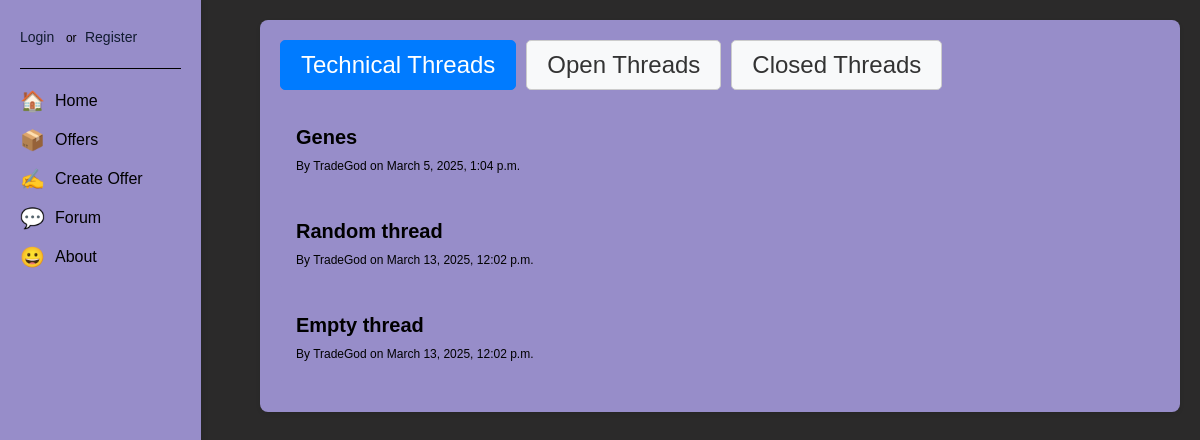
/forum/, run on an earlier commit of the app's database.
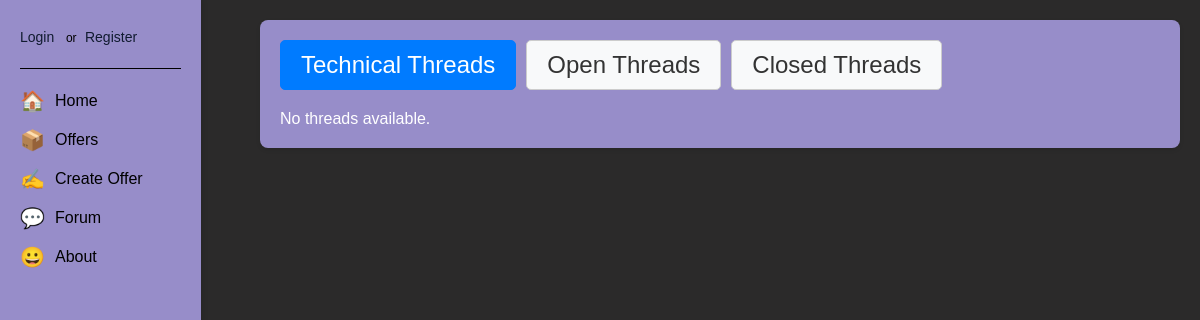
And on a later commit of the database.
### tradeapp/models.py (models this page shows, shortened)
class Thread(models.Model):
    topic = models.CharField(max_length=200)
    author = models.ForeignKey(User, on_delete=models.CASCADE)
    created_at = models.DateTimeField(default=timezone.now)
    offer = models.ForeignKey(Offer, on_delete=models.SET_NULL, related_name='threads', null=True, blank=True)

### tradeapp/views.py (the view)
# urls.py: path('forum/', views.thread_list, name='thread_list'),
def thread_list(request):
    threads = Thread.objects.all()
    open_threads = [thread for thread in threads if thread.offer and thread.offer.is_open]
    closed_threads = [thread for thread in threads if thread.offer and not thread.offer.is_open]
    technical_threads = [thread for thread in threads if not thread.offer]
    show_closed = request.GET.get('show_closed', 'false').lower() == 'true'
    show_technical = request.GET.get('show_technical', 'true').lower() == 'true'  # Default to True
    if show_technical:
        displayed_threads = technical_threads
    elif show_closed:
        displayed_threads = closed_threads
    else:
        displayed_threads = open_threads
    return render(request, 'forum/thread_list.html', {
        'open_threads': open_threads,
        'closed_threads': closed_threads,
        'technical_threads': technical_threads,
        'displayed_threads': displayed_threads,
        'show_closed': show_closed,
        'show_technical': show_technical,
    })

### tradeapp/templates/forum/thread_list.html (shortened to what this page needs)
{% extends "base.html" %}
{% block content %}
<div class="forum-container">
    <div class="tabs">
        <a href="?show_technical=true&show_closed=false" class="tab {% if show_technical %}active{% endif %}">Technical Threads</a>
        <a href="?show_technical=false&show_closed=false" class="tab {% if not show_technical and not show_closed %}active{% endif %}">Open Threads</a>
        <a href="?show_technical=false&show_closed=true" class="tab {% if show_closed and not show_technical %}active{% endif %}">Closed Threads</a>
    </div>
    <ul class="thread-list">
        {% for thread in displayed_threads %}
        <li class="thread-item {% if thread.offer and not thread.offer.is_open %}closed-thread{% endif %}">
            <a href="{% url 'thread_detail' thread.id %}">
                <h2>{{ thread.topic }}</h2>
                <p>By {{ thread.author.username }} on {{ thread.created_at }}</p>
            </a>
        </li>
        {% empty %}
        <p>No threads available.</p>
        {% endfor %}
    </ul>
</div>
{% endblock %}

What changed in the data, as far as the page shows it:
removed Thread: topic "Genes", author.username "TradeGod", created_at "March 5, 2025, 1:04 p.m."
removed Thread: topic "Random thread", author.username "TradeGod", created_at "March 13, 2025, 12:02 p.m."
removed Thread: topic "Empty thread", author.username "TradeGod", created_at "March 13, 2025, 12:02 p.m."
Also different on the page:
text now shown: "No threads available."
